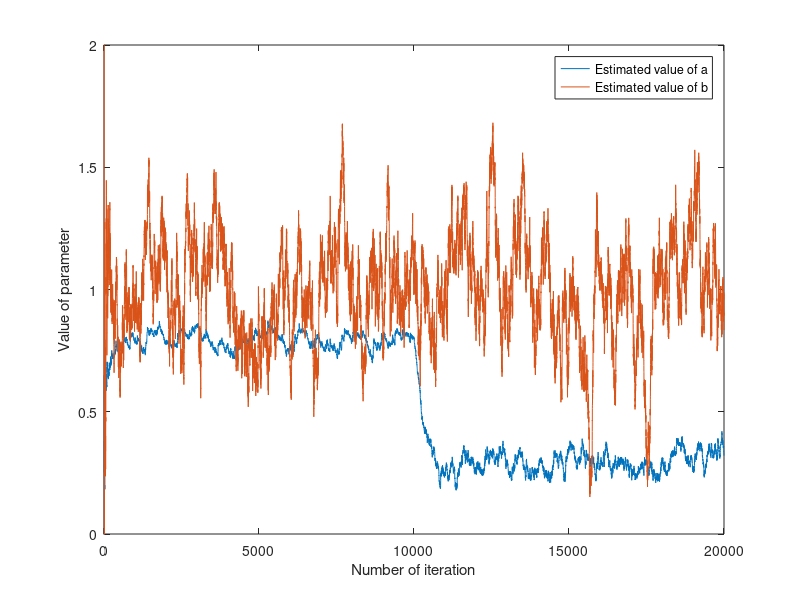

The MATLAB source for this figure:
clear all;
close all;

a=0.8;%true value
b=1;%true value
a_dash=0;
b_dash=0;
yk=0;
vk=0;
P=[10000 0 ; 0 10000];
ak=[0 ; 0];
it=1;

a_history=[];
b_history=[];

lambda=0.995;

loop_counter=1000;

while it<10*loop_counter%abs(a_dash-a)+abs(b_dash-b)>.01
    uk=2*rand()-1;
    x=[yk ; uk];
    yk=yk*a+uk*b;
    zk=10*rand()-5;
    yk=yk+zk;
%    P=P-(P*x*x'*P)/(1+x'*P*x);
    P=(1/(lambda))*(P-(P*x*x'*P)/(lambda+x'*P*x));

    ak=ak+P*x*(yk-x'*ak);
    a_dash=ak(1);
    b_dash=ak(2);
    a_history=[a_history a_dash];
    b_history=[b_history b_dash];
    it=it+1;
end

a=0.3;

while it<20*loop_counter%abs(a_dash-a)+abs(b_dash-b)>.01
    uk=2*rand()-1;
    x=[yk ; uk];
    yk=yk*a+uk*b+10*rand()-5;
    P=(1/(lambda))*(P-(P*x*x'*P)/(lambda+x'*P*x));
    ak=ak+P*x*(yk-x'*ak);
    a_dash=ak(1);
    b_dash=ak(2);
    a_history=[a_history a_dash];
    b_history=[b_history b_dash];
    it=it+1;
end

plot([1:it-1],a_history)
hold on
plot([1:it-1],b_history)
%splot([1:it-1],b_history,'b')
%axis([0 27.5*loop_counter 0.4 1.1])
legend("Estimated value of a","Estimated value of b")
xlabel('Number of iteration');
ylabel('Value of parameter');

ylim([0 2])

